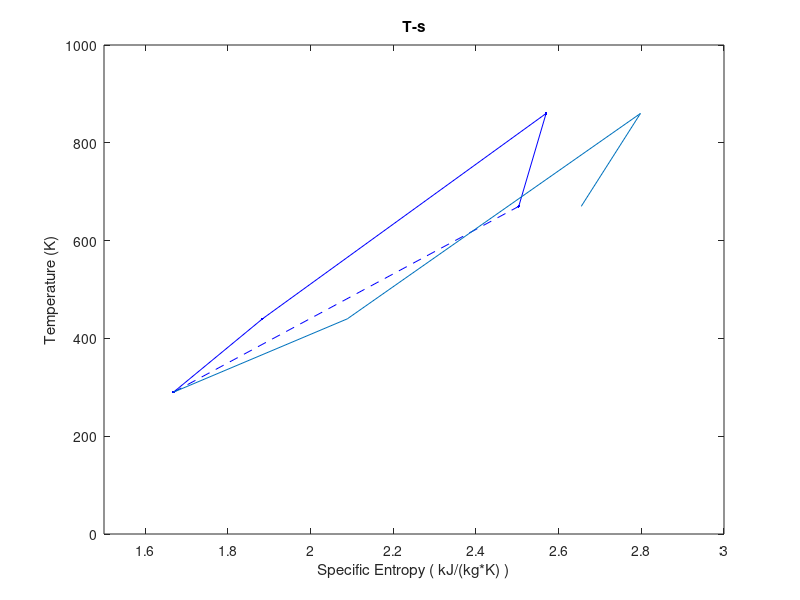
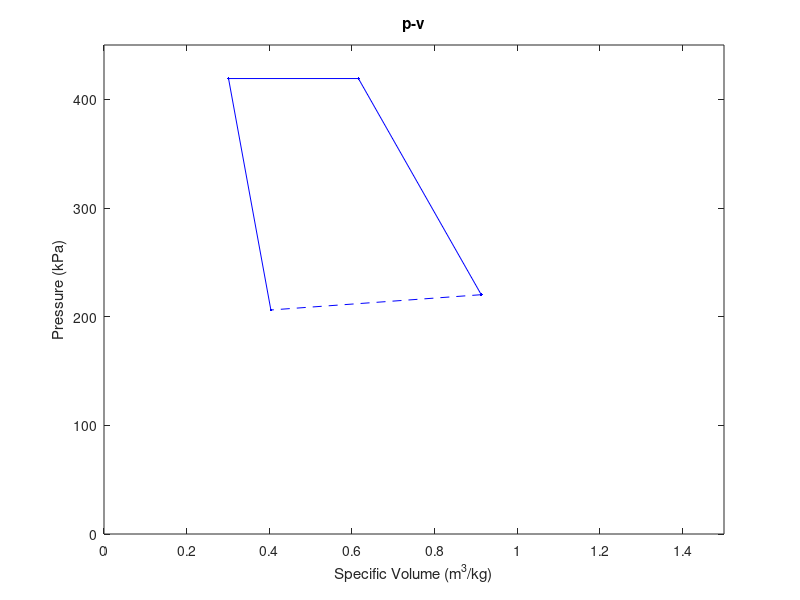

The MATLAB source for these figures, in order:
close all
clear
T = [ 290 ; 440 ; 860 ; 670 ] ;
p_i_g = [ .11 ; 31 ; 31 ; 2.15 ] ;
R = [ 287 ; 287 ; 300 ; 300 ] ;
psia = 29.79 ;
p_i = p_i_g + psia ;
p = p_i * 6894.76 ;
%p(4) = 4.0097e+05 ;
v = ( R .* T ) ./ p ;
s = [ 1.66802 ; 2.0887 ; 2.79783 ; 2.654565 ] ;
s_calc(1) = 1.66802 ;
for ii = 2:4
    s_calc(ii) = s_calc(ii-1) + .718*log( T(ii) / T(ii-1) ) + .287*log( v(ii) / v(ii-1) ) ;
end

figure
%plot( s , T , '.-b' , s_calc , T , '.-r' , [s(1),s(5)] , [T(1),T(5)] , '--b' , [s_calc(1),s_calc(5)] , [T(1),T(5)] , '--r' )
plot( s_calc , T , '.-b' , [s_calc(1),s_calc(4)] , [T(1),T(4)] , '--b' , s , T )
axis([ 1.5 , 3 , 0 , 1000 ])
%legend( 's values from table A-22' , 's values by calculation' , 'Location' , 'southeast' )
title( 'T-s' )
xlabel( 'Specific Entropy ( kJ/(kg*K) )' )
ylabel( 'Temperature (K)' )
figure
%plot( [v(1),v(2),v(3),v(5)] , [p(1),p(2),p(3),p(5)]*(10^-3) , '.-b' , [v(5),v(1)] , [p(5),p(1)]*10^-3 , '--b' )
plot( v , p*(10^-3) , '.-b' , [v(4),v(1)] , [p(4),p(1)]*10^-3 , '--b' )
axis([ 0 , 1.5 , 0 , 450 ])
title( 'p-v' )
xlabel( 'Specific Volume (m^3/kg)' ) 
ylabel( 'Pressure (kPa)' )


u = [ 206.91 , 315.30 , 641.40 , 533.645 ] ;
h = u' + p.*v ;
h2 = [ 290.16 , 441.61 , 888.27 , 681.14 ] ;
powerv = .037969 * ((h(3)-h(4))-(h(2)-h(1)))
powerv2 = .037969 * ((h2(3)-h2(4))-(h2(2)-h2(1))) * 1000
